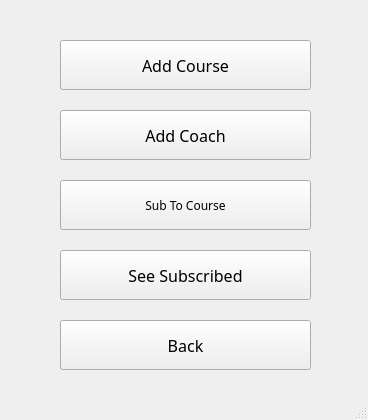
<?xml version="1.0" encoding="UTF-8"?>
<ui version="4.0">
 <class>MainWindow</class>
 <widget class="QMainWindow" name="MainWindow">
  <property name="geometry">
   <rect>
    <x>0</x>
    <y>0</y>
    <width>368</width>
    <height>420</height>
   </rect>
  </property>
  <property name="minimumSize">
   <size>
    <width>368</width>
    <height>420</height>
   </size>
  </property>
  <property name="maximumSize">
   <size>
    <width>368</width>
    <height>420</height>
   </size>
  </property>
  <property name="windowTitle">
   <string>MainWindow</string>
  </property>
  <property name="styleSheet">
   <string notr="true">QMainWindow{
	border-image: url(:/background/img/06357eb7-47dc-4f65-9bd0-94a91f6b761d.jpeg);
}</string>
  </property>
  <widget class="QWidget" name="centralwidget">
   <widget class="QPushButton" name="AddCoach">
    <property name="geometry">
     <rect>
      <x>60</x>
      <y>110</y>
      <width>251</width>
      <height>50</height>
     </rect>
    </property>
    <property name="font">
     <font>
      <family>8514oem</family>
      <pointsize>12</pointsize>
     </font>
    </property>
    <property name="text">
     <string>Add Coach</string>
    </property>
   </widget>
   <widget class="QPushButton" name="SubToCourse">
    <property name="geometry">
     <rect>
      <x>60</x>
      <y>180</y>
      <width>251</width>
      <height>50</height>
     </rect>
    </property>
    <property name="font">
     <font>
      <family>8514oem</family>
     </font>
    </property>
    <property name="text">
     <string>Sub To Course</string>
    </property>
   </widget>
   <widget class="QPushButton" name="back">
    <property name="geometry">
     <rect>
      <x>60</x>
      <y>320</y>
      <width>251</width>
      <height>50</height>
     </rect>
    </property>
    <property name="font">
     <font>
      <family>8514oem</family>
      <pointsize>12</pointsize>
     </font>
    </property>
    <property name="text">
     <string>Back</string>
    </property>
   </widget>
   <widget class="QPushButton" name="AddCourse">
    <property name="geometry">
     <rect>
      <x>60</x>
      <y>40</y>
      <width>251</width>
      <height>50</height>
     </rect>
    </property>
    <property name="font">
     <font>
      <family>8514oem</family>
      <pointsize>12</pointsize>
     </font>
    </property>
    <property name="text">
     <string>Add Course</string>
    </property>
   </widget>
   <widget class="QPushButton" name="SeeSub">
    <property name="geometry">
     <rect>
      <x>60</x>
      <y>250</y>
      <width>251</width>
      <height>50</height>
     </rect>
    </property>
    <property name="font">
     <font>
      <family>8514oem</family>
      <pointsize>12</pointsize>
     </font>
    </property>
    <property name="text">
     <string>See Subscribed</string>
    </property>
   </widget>
  </widget>
  <widget class="QMenuBar" name="menubar">
   <property name="geometry">
    <rect>
     <x>0</x>
     <y>0</y>
     <width>368</width>
     <height>26</height>
    </rect>
   </property>
  </widget>
  <widget class="QStatusBar" name="statusbar"/>
 </widget>
 <resources>
  <include location="ressource.qrc"/>
 </resources>
 <connections/>
</ui>
